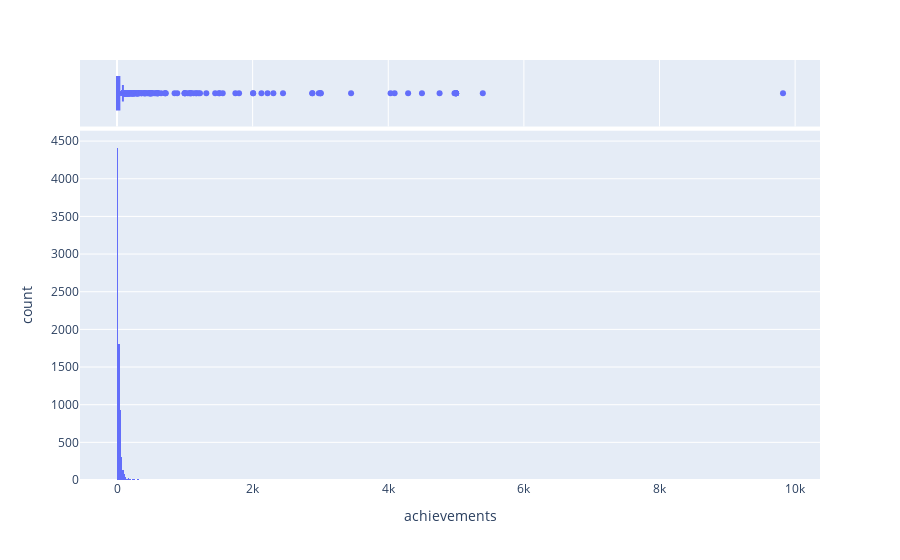

Notebook cell for this chart:
### Markdown cell above
La feature `required_age` esta discretizada en 6 valores que van desde los 0 años que se entiende que son juegos para todo público y que concentran el 95.19% de los datos, luego se definen edades de 3, 7, 12, 16 y 18 años donde estos últimos toman la segunda mayoría llegando a tener 335 datos para estos grupos

### Code cell
fig = px.histogram(obj,x=num_cols[3],marginal='box')
#fig.update_xaxes(categoryorder="total descending")
fig.show()

### Figure 1 — Plotly figure (JSON) as saved in the notebook; plotly's stock layout.template omitted (floating-point values rounded to 4 significant figures; data arrays with more than 128 entries replaced by an {"elided": "..."} marker saying what was removed)
{"data": [{"alignmentgroup": "True", "bingroup": "x", "hovertemplate": "achievements=%{x}<br>count=%{y}<extra></extra>", "legendgroup": "", "marker": {"color": "#636efa", "pattern": {"shape": ""}}, "name": "", "offsetgroup": "", "orientation": "v", "showlegend": false, "type": "histogram", "x": {"elided": "7881 int values"}, "xaxis": "x", "yaxis": "y"}, {"alignmentgroup": "True", "hovertemplate": "achievements=%{x}<extra></extra>", "legendgroup": "", "marker": {"color": "#636efa"}, "name": "", "notched": true, "offsetgroup": "", "showlegend": false, "type": "box", "x": {"elided": "7881 int values"}, "xaxis": "x2", "yaxis": "y2"}], "layout": {"autosize": true, "barmode": "relative", "legend": {"tracegroupgap": 0}, "margin": {"t": 60}, "xaxis": {"anchor": "y", "autorange": true, "domain": [0, 1], "range": [-545.6, 10370.0], "title": {"text": "achievements"}, "type": "linear"}, "xaxis2": {"anchor": "y2", "autorange": true, "domain": [0, 1], "matches": "x", "range": [-545.6, 10370.0], "showgrid": true, "showticklabels": false, "type": "linear"}, "yaxis": {"anchor": "x", "autorange": true, "domain": [0, 0.8316], "range": [0, 4638.0], "title": {"text": "count"}}, "yaxis2": {"anchor": "x2", "autorange": true, "domain": [0.8416, 1], "matches": "y2", "range": [-0.5, 0.5], "showgrid": false, "showline": false, "showticklabels": false, "ticks": "", "type": "category"}}}
